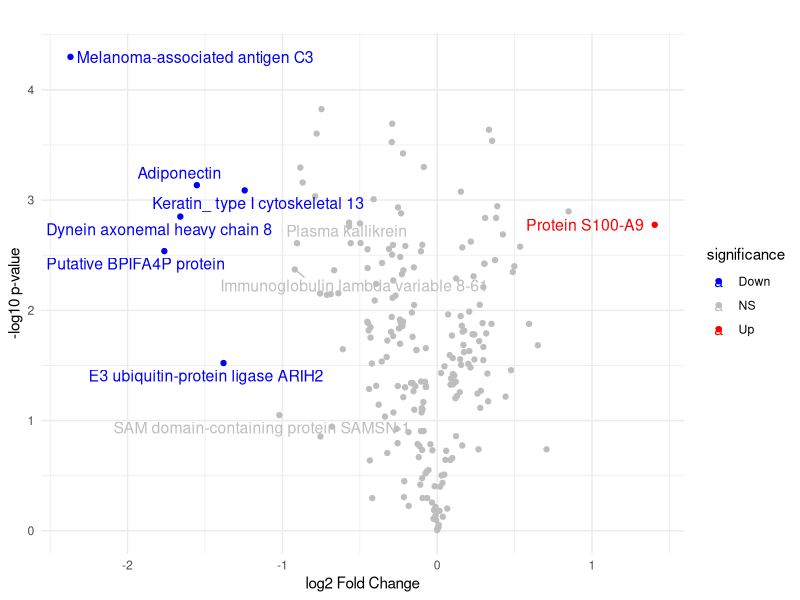
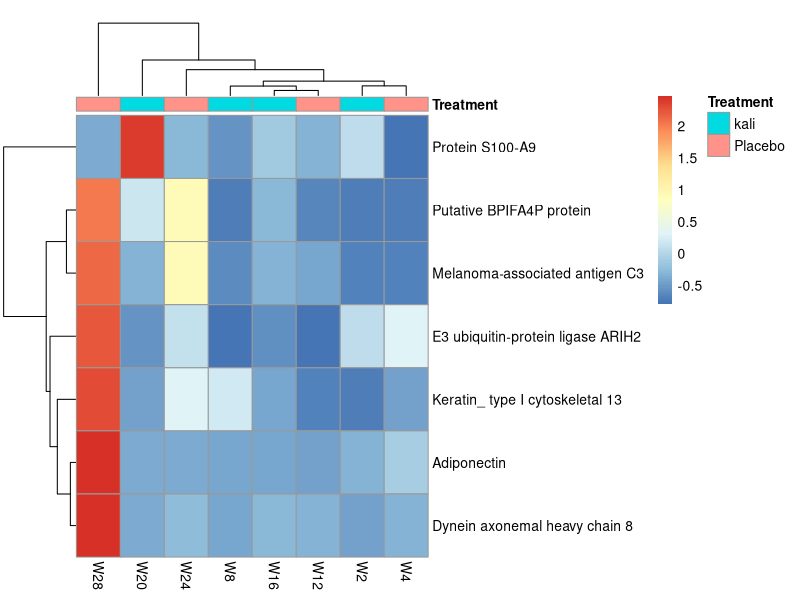

Source code (R) for these figures, in order:
library(data.table)
library(ggplot2)
library(ggrepel)
library(pheatmap)
library(stringr)

getwd()
setwd("~/Desktop/psy/PatA")
df <- fread("All_identified_proteins_PatA_filtered_norm.csv", sep = ";", header = TRUE)


df[, Protein_Name := str_extract(Description, "^[^O]+")]
df[, Gene := gsub(".*GN=([^ ]+).*", "\\1", Description)]

head(df)
str(df)
summary(df)
colSums(is.na(df))
df[, `Confidence score` := as.numeric(`Confidence score`)]
df[, `Anova (p)` := as.numeric(`Anova (p)`)]
df[, `q Value` := as.numeric(`q Value`)]
df[, `Max fold change` := as.numeric(`Max fold change`)]
df[, `Mass` := as.numeric(`Mass`)]

# Define the treatment and placebo weeks
kali_weeks <- c("W2", "W8", "W16", "W20")
placebo_weeks <- c("W4", "W12", "W24", "W28")

# Assign treatment labels
df[, Treatment := ifelse(`Highest mean condition` %in% kali_weeks, "kali",
                         ifelse(`Highest mean condition` %in% placebo_weeks, "Placebo", "Other"))]
top20 <- df[order(-`Max fold change`)][1:5]

df <- df[(df$Treatment != "Other"), ]

# Define the columns for each replicate for kali and placebo groups.
kali_cols_rep1 <- c("W2_20241203_LSanders_A2_01", "W8_20241203_LSanders_A4_01",
                       "W16_20241203_LSanders_A6_01", "W20_20241203_LSanders_A7_01")
kali_cols_rep2 <- c("W2_20241203_LSanders_A2_02", "W8_20241203_LSanders_A4_02",
                       "W16_20241203_LSanders_A6_02", "W20_20241203_LSanders_A7_02")
kali_cols_rep3 <- c("W2_20241203_LSanders_A2_03", "W8_20241203_LSanders_A4_03",
                       "W16_20241203_LSanders_A6_03", "W20_20241203_LSanders_A7_03")

placebo_cols_rep1 <- c("W4_20241203_LSanders_A3_01", "W12_20241203_LSanders_A5_01",
                       "W24_20241203_LSanders_A8_01", "W28_20241203_LSanders_A9_01")
placebo_cols_rep2 <- c("W4_20241203_LSanders_A3_02", "W12_20241203_LSanders_A5_02",
                       "W24_20241203_LSanders_A8_02", "W28_20241203_LSanders_A9_02")
placebo_cols_rep3 <- c("W4_20241203_LSanders_A3_03", "W12_20241203_LSanders_A5_03",
                       "W24_20241203_LSanders_A8_03", "W28_20241203_LSanders_A9_03")

# Calculate the mean for each replicate across the weeks within each condition.
df[, kali_rep1 := rowMeans(.SD, na.rm = TRUE), .SDcols = kali_cols_rep1]
df[, kali_rep2 := rowMeans(.SD, na.rm = TRUE), .SDcols = kali_cols_rep2]
df[, kali_rep3 := rowMeans(.SD, na.rm = TRUE), .SDcols = kali_cols_rep3]

df[, placebo_rep1 := rowMeans(.SD, na.rm = TRUE), .SDcols = placebo_cols_rep1]
df[, placebo_rep2 := rowMeans(.SD, na.rm = TRUE), .SDcols = placebo_cols_rep2]
df[, placebo_rep3 := rowMeans(.SD, na.rm = TRUE), .SDcols = placebo_cols_rep3]

# For each protein, perform a paired t-test comparing the three paired replicates.
df[, p_value := {
  s_reps <- as.numeric(.SD[, .(kali_rep1, kali_rep2, kali_rep3)])
  p_reps <- as.numeric(.SD[, .(placebo_rep1, placebo_rep2, placebo_rep3)])
  t.test(s_reps, p_reps, paired = TRUE)$p.value
}, by = Accession]

# Calculate overall mean abundances for each condition and compute log2 fold change.
df[, kali_mean := rowMeans(.SD, na.rm = TRUE), .SDcols = c("kali_rep1", "kali_rep2", "kali_rep3")]
df[, placebo_mean := rowMeans(.SD, na.rm = TRUE), .SDcols = c("placebo_rep1", "placebo_rep2", "placebo_rep3")]
df[, log2_FC := log2(kali_mean / placebo_mean)]

# Define significance based on a fold change threshold of ±1 (i.e. 2-fold change) and p-value cutoff of 0.05.
df[, significance := "NS"]
df[log2_FC > 1  & p_value < 0.05, significance := "Up"]
df[log2_FC < -1 & p_value < 0.05, significance := "Down"]

# Create volcano plot.
volcano_plot <- ggplot(df, aes(x = log2_FC, y = -log10(p_value), color = significance)) +
  geom_point() +
  # Optionally label top proteins by fold change
  geom_text_repel(data = df[order(-abs(log2_FC))][1:10],
                  aes(label = Protein_Name),
                  size = 4) +
  theme_minimal() +
  labs(title = "",
       x = "log2 Fold Change",
       y = "-log10 p-value") +
  scale_color_manual(values = c("Up" = "red", "Down" = "blue", "NS" = "gray"))
print(volcano_plot)

# Subset the top 25 up- and top 25 downregulated proteins
top_up <- df[significance == "Up"][order(p_value)][1:50]
top_down <- df[significance == "Down"][order(p_value)][1:50]
top_proteins <- rbind(top_up, top_down)

# Re-create the per-week mean matrix if not already done.
df[, W2 := rowMeans(.SD, na.rm = TRUE), .SDcols = grep("^W2_", names(df), value = TRUE)]
df[, W8 := rowMeans(.SD, na.rm = TRUE), .SDcols = grep("^W8_", names(df), value = TRUE)]
df[, W24 := rowMeans(.SD, na.rm = TRUE), .SDcols = grep("^W24_", names(df), value = TRUE)]
df[, W28 := rowMeans(.SD, na.rm = TRUE), .SDcols = grep("^W28_", names(df), value = TRUE)]
df[, W4 := rowMeans(.SD, na.rm = TRUE), .SDcols = grep("^W4_", names(df), value = TRUE)]
df[, W12 := rowMeans(.SD, na.rm = TRUE), .SDcols = grep("^W12_", names(df), value = TRUE)]
df[, W16 := rowMeans(.SD, na.rm = TRUE), .SDcols = grep("^W16_", names(df), value = TRUE)]
df[, W20 := rowMeans(.SD, na.rm = TRUE), .SDcols = grep("^W20_", names(df), value = TRUE)]

# Create the heatmap matrix (proteins in rows, week means in columns)
heatmap_data <- as.matrix(df[, .(W2, W8, W16, W20,
                                 W4, W12, W24, W28)])
rownames(heatmap_data) <- df$Protein_Name

# Scale the data by row to highlight relative differences.
heatmap_data_scaled <- t(scale(t(heatmap_data)))

# Subset the matrix to include only the selected proteins.
selected_heatmap_data <- heatmap_data_scaled[rownames(heatmap_data_scaled) %in% top_proteins$Protein_Name, ]

# Create an annotation for the columns to indicate treatment group.
annotation_col <- data.frame(
  Treatment = rep(c("kali", "Placebo"), each = 4),
  row.names = colnames(selected_heatmap_data)
)

# Generate the heatmap.
pheatmap(selected_heatmap_data, cluster_rows = TRUE, cluster_cols = TRUE,
         annotation_col = annotation_col,
         main = "")

